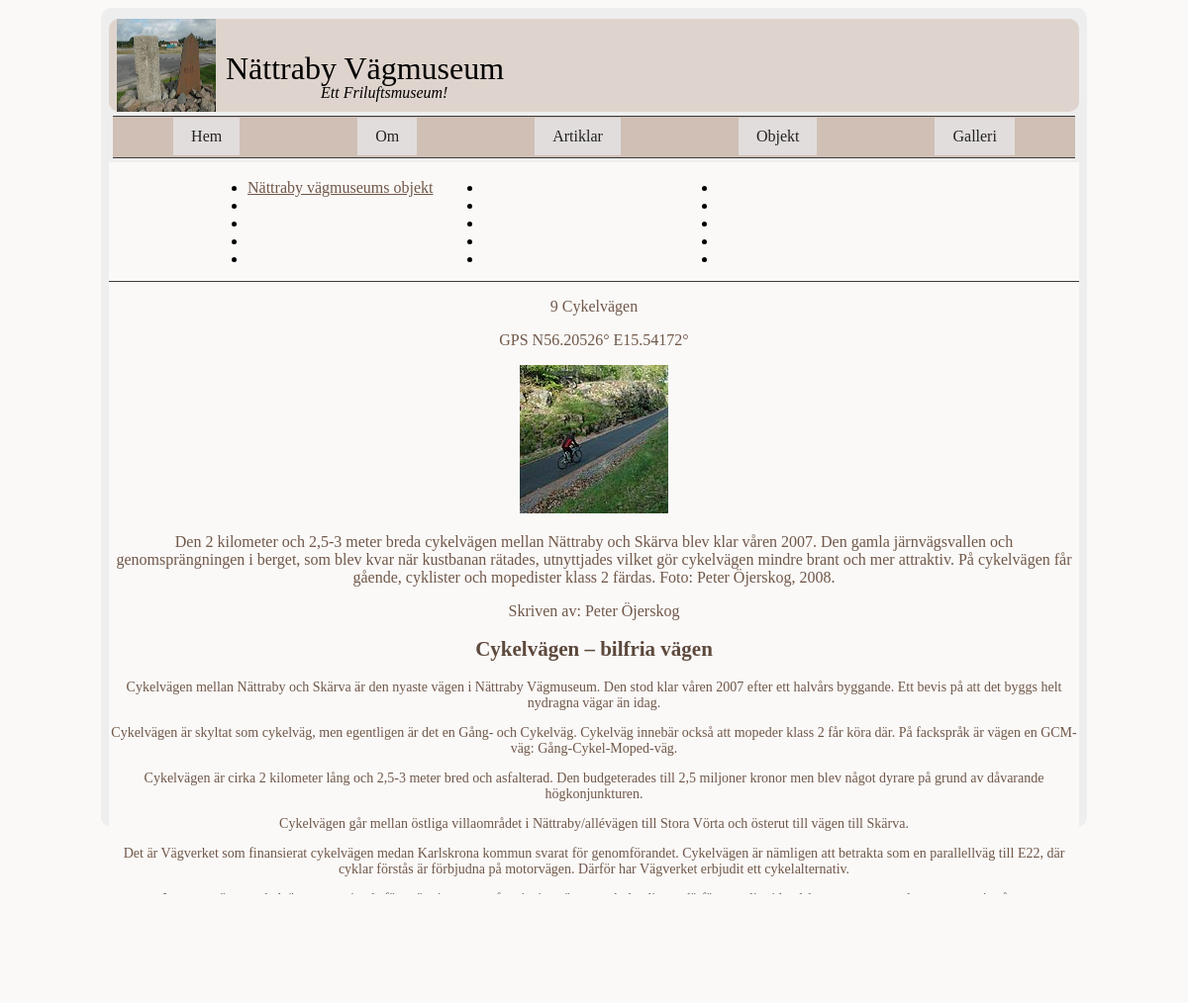
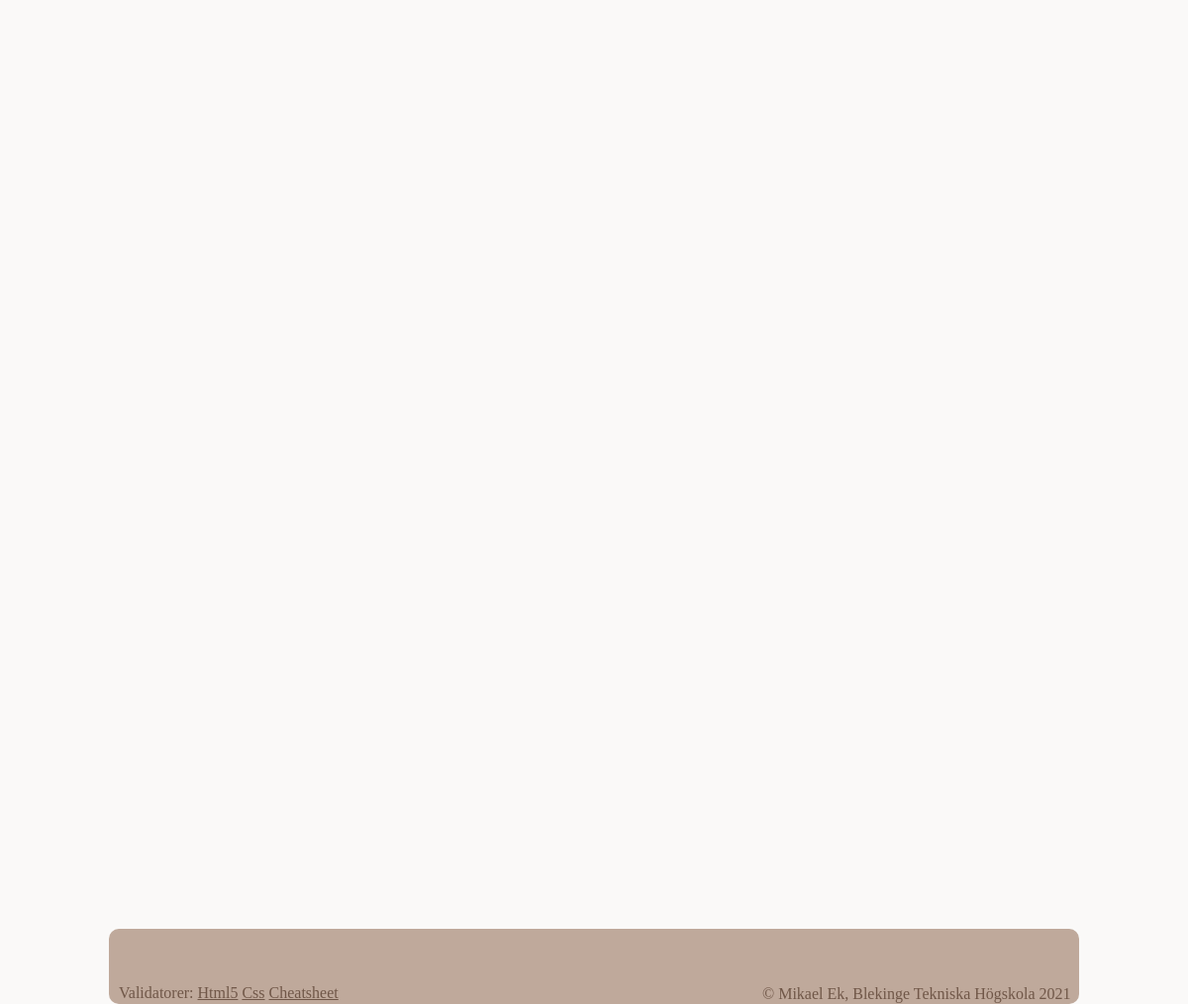
/object.php?page=object9, run on the app's committed database (2 pictures, top to bottom).
### tables this page shows
CREATE TABLE object(
  id INT,
  name TEXT,
  title TEXT,
  data TEXT,
  author TEXT,
  gps TEXT,
  mapImage TEXT,
  image1 TEXT,
  image1Alt TEXT,
  image1Text,
  TEXT,
  image2 TEXT,
  image2Alt TEXT,
  image2Text TEXT
);

### object.php (called while the page is built, shortened)
<?php
require __DIR__ . "/incl/header.php";
require __DIR__ . "/incl/multipage.php";
require __DIR__ . "/incl/footer.php";

### object/object9.php (the view, shortened to what this page needs)
<?php
$fileName = __DIR__ . "/../db/nvm2.sqlite";
$dsn = "sqlite:$fileName";
$db = connectToDatabase($dsn);
$sql = "SELECT * FROM object WHERE id = 11 ";
$stmt = $db->prepare($sql);
$stmt->execute();
$res = $stmt->fetchAll(PDO::FETCH_ASSOC);
$rows = null;
foreach ($res as $row) {
    $rows .= "<tr>";
    $rows .= "<td>{$row['name']}</td>";
    $rows .= "<td>{$row['title']}</td>";
    $rows .= "<td>{$row['data']}</td>";
    $rows .= "<td>{$row['author']}</td>";
    $rows .= "<td>{$row['gps']}</td>";
    $rows .= "<td>{$row['mapImage']}</td>";
    $rows .= "<td>{$row['image1']}</td>";
    $rows .= "<td>{$row['image1Alt']}</td>";
    $rows .= "<td>{$row['image1Text']}</td>";
    $rows .= "<td>{$row['TEXT']}</td>";
    $rows .= "<td>{$row['image2']}</td>";
    $rows .= "<td>{$row['image2Alt']}</td>";
    $rows .= "<td>{$row['image2Text']}</td>";
    $rows .= "</tr>\n";
}
?>
<div class="intro">
    <p><?php echo substr($row['title'], 1) ?></p>
    <p><?php echo $row['gps'] ?></p>
    <p><img src="img/150x150/<?php echo $row['image1'] ?>" alt=""></p>
    <p class="image-text"><?php echo $row['image1Text'] ?></p>
    <p class=" author">Skriven av: <?php echo $row['author'] ?></p>
</div>
<div class="text-data">
    <p><?php echo $row['data'] ?></p>
</div>

### css/style.css (style rules this page uses)
html { background-color: #faf9f8; }
p { color: #705748; }
h1, h2 { color:#5d493c }
body { margin: 8px auto; padding: 8px; width: 980px; min-height: 800px; max-height: 800px; background-color: #eee; border-radius: 10px; padding-bottom: 20px; }
.intro { text-align: center; }
.text-data { text-align: center; font-size: 14px; }

### data on the page
object: title "9 Cykelvägen", gps "GPS N56.20526° E15.54172°", image1 (picture), image1Text "Den 2 kilometer och 2,5-3 meter breda cykelvägen mellan Nättraby och Skärva blev klar våren 2007. Den gamla järnvägsvallen och genomsprängningen i berget, som blev kvar när kustbanan rätades, utnyttjades vilket gör cykelvägen mindre brant och mer attraktiv. På cykelvägen får gående, cyklister och mopedister klass 2 färdas. Foto: Peter Öjerskog, 2008.", author "Peter Öjerskog", data "Cykelvägen – bilfria vägen Cykelvägen mellan Nättraby och Skärva är den nyaste vägen i Nättraby Vägmuseum. Den stod klar våren 2007 efter ett halvårs byggande. Ett bevis på att det byggs helt nydragna vägar än idag. Cykelvägen är skyltat som cykelväg, men egentligen är det en Gång- och Cykelväg. Cykelväg innebär också att mopeder klass 2 får köra där. På fackspråk är vägen en GCM-väg: Gång-Cykel-Moped-väg. Cykelvägen är cirka 2 kilometer lång och 2,5-3 meter bred och asfalterad. Den budgeterades till 2,5 miljoner kronor men blev något dyrare på grund av dåvarande högkonjunkturen. Cykelvägen går mellan östliga villaområdet i Nättraby/allévägen till Stora Vörta och österut till vägen till…"

### other printed values
$value["title"] "Nättraby vägmuseums objekt"
